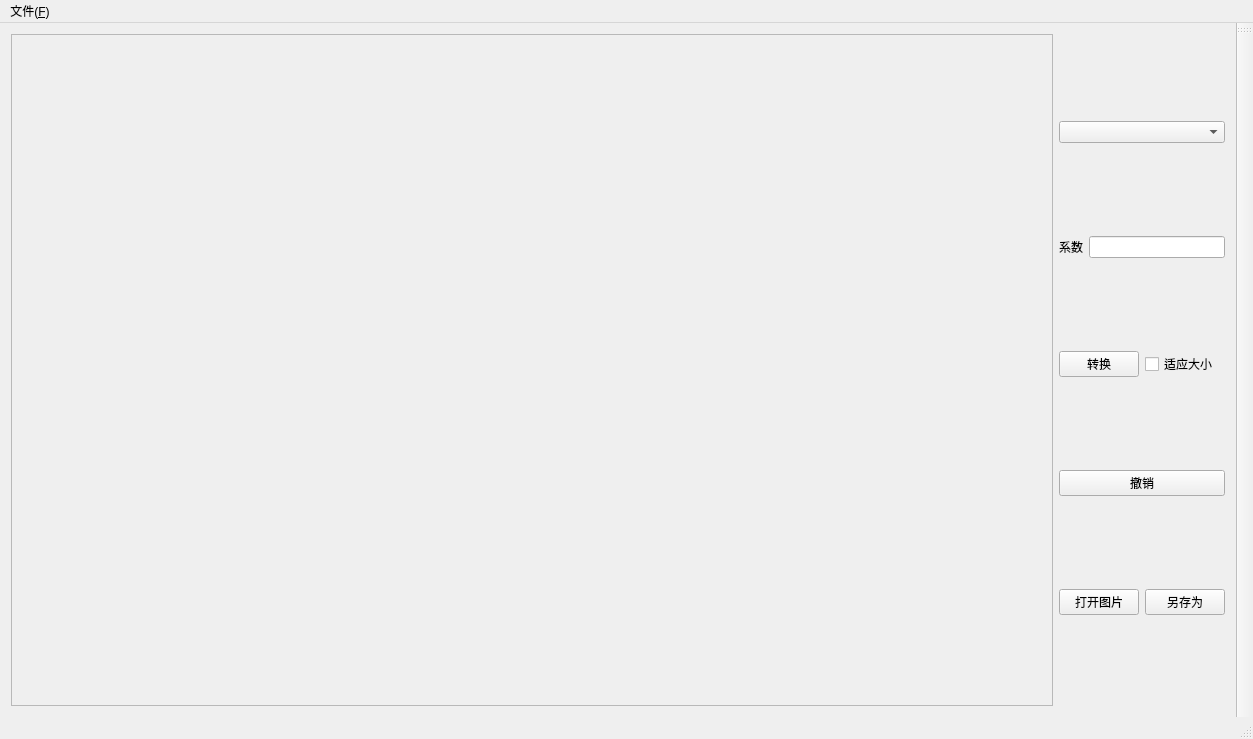
<?xml version="1.0" encoding="UTF-8"?>
<ui version="4.0">
 <class>MainWindow</class>
 <widget class="QMainWindow" name="MainWindow">
  <property name="geometry">
   <rect>
    <x>0</x>
    <y>0</y>
    <width>1253</width>
    <height>739</height>
   </rect>
  </property>
  <property name="windowTitle">
   <string>MainWindow</string>
  </property>
  <widget class="QWidget" name="centralWidget">
   <layout class="QGridLayout" name="gridLayout">
    <item row="0" column="0">
     <layout class="QHBoxLayout" name="horizontalLayout_3" stretch="10,1">
      <item>
       <widget class="QScrollArea" name="scrollArea">
        <property name="widgetResizable">
         <bool>true</bool>
        </property>
        <widget class="QWidget" name="scrollAreaWidgetContents">
         <property name="geometry">
          <rect>
           <x>0</x>
           <y>0</y>
           <width>1053</width>
           <height>672</height>
          </rect>
         </property>
        </widget>
       </widget>
      </item>
      <item>
       <layout class="QVBoxLayout" name="verticalLayout">
        <item>
         <widget class="QComboBox" name="comboBox_operation"/>
        </item>
        <item>
         <layout class="QHBoxLayout" name="horizontalLayout">
          <item>
           <widget class="QLabel" name="label_borderPara">
            <property name="text">
             <string>系数</string>
            </property>
           </widget>
          </item>
          <item>
           <widget class="QLineEdit" name="lineEdit_factor"/>
          </item>
         </layout>
        </item>
        <item>
         <layout class="QHBoxLayout" name="horizontalLayout_4">
          <item>
           <widget class="QPushButton" name="pushButton_convert">
            <property name="text">
             <string>转换</string>
            </property>
           </widget>
          </item>
          <item>
           <widget class="QCheckBox" name="checkBox_sizeFixed">
            <property name="text">
             <string>适应大小</string>
            </property>
           </widget>
          </item>
         </layout>
        </item>
        <item>
         <widget class="QPushButton" name="pushButton_cancel">
          <property name="text">
           <string>撤销</string>
          </property>
         </widget>
        </item>
        <item>
         <layout class="QHBoxLayout" name="horizontalLayout_2">
          <item>
           <widget class="QPushButton" name="pushButton_openImg">
            <property name="text">
             <string>打开图片</string>
            </property>
           </widget>
          </item>
          <item>
           <widget class="QPushButton" name="pushButton_saveAs">
            <property name="text">
             <string>另存为</string>
            </property>
           </widget>
          </item>
         </layout>
        </item>
       </layout>
      </item>
     </layout>
    </item>
   </layout>
  </widget>
  <widget class="QMenuBar" name="menuBar">
   <property name="geometry">
    <rect>
     <x>0</x>
     <y>0</y>
     <width>1253</width>
     <height>23</height>
    </rect>
   </property>
   <widget class="QMenu" name="menu_F">
    <property name="title">
     <string>文件(&amp;F)</string>
    </property>
    <addaction name="actionpoen"/>
   </widget>
   <addaction name="menu_F"/>
  </widget>
  <widget class="QToolBar" name="mainToolBar">
   <attribute name="toolBarArea">
    <enum>RightToolBarArea</enum>
   </attribute>
   <attribute name="toolBarBreak">
    <bool>false</bool>
   </attribute>
  </widget>
  <widget class="QStatusBar" name="statusBar"/>
  <action name="actionpoen">
   <property name="text">
    <string>打开(&amp;O)</string>
   </property>
  </action>
 </widget>
 <layoutdefault spacing="6" margin="11"/>
 <resources/>
 <connections/>
</ui>
